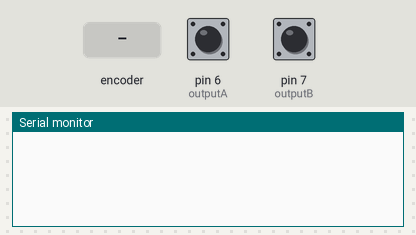
The sketch below on a simulated Arduino Uno, built with avr-gcc and run on an emulated ATmega328P. Parts: the last lines printed to the serial monitor. Inputs (shaded band) come from the test bench; at power-on: pin 6 (outputA) HIGH, pin 7 (outputB) HIGH.

Above: at 1.2 s.
1.3 s: rotary encoder on pin 6 (outputA) / pin 7 (outputB) turned 1 step (first pin leading)
At 2.3 s:
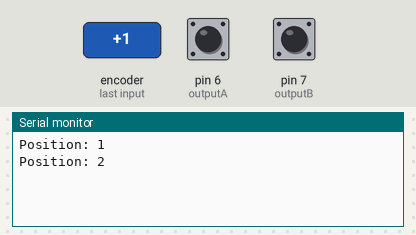
3.0 s: rotary encoder on pin 6 (outputA) / pin 7 (outputB) turned 1 step (first pin leading)
At 3.6 s:
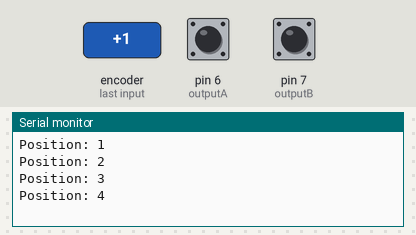
Timing chart, 0 to 6.0 s (numbered marks = the images above; inputs shaded):
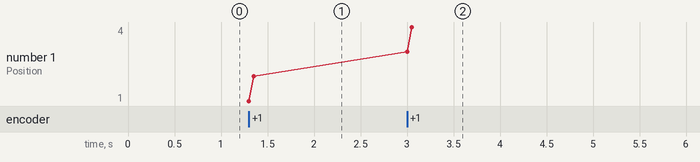

Measured:
- after the input at 1.3 s, the serial monitor: prints a new line at once (image 1)
- after the input at 3.0 s, the serial monitor: prints a new line at once (image 2)
- plotted number 1: 2 → 4 after the input at 3.0 s

The sketch:

encoder.ino
```cpp
 #define outputA 6
 #define outputB 7
 int counter = 0;
 int aState;
 int aLastState;
 void setup() {
   pinMode (outputA,INPUT);
   pinMode (outputB,INPUT);

   Serial.begin (9600);
   // Reads the initial state of the outputA
   aLastState = digitalRead(outputA);
 }
 void loop() {
   aState = digitalRead(outputA);

   if (aState != aLastState){
     if (digitalRead(outputB) != aState) {
       counter ++;
     } else {
       counter --;
     }
     Serial.print("Position: ");
     Serial.println(counter);
   }
   aLastState = aState; // Updates the previous state of the outputA with the current state
   if(counter==2000)
   {
    //for distance radius is needed of encoder plate.
   }
   }
```
